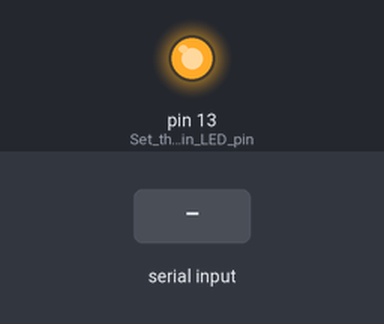
This sketch was run on a simulated Arduino Uno, built with avr-gcc and run on an emulated ATmega328P. Parts: output pins drawn as LEDs (lit = HIGH). The test bench sets the inputs (shaded band). What the sketch prints to the serial monitor is not drawn.

Above: at 1.2 s.
1.3 s: "1" received over Serial
Timing chart, 0 to 4.3 s (numbered marks = the images above; inputs shaded):
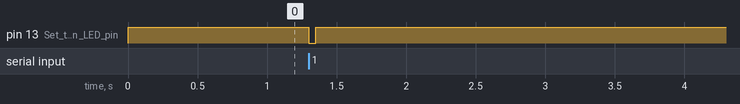

The sketch:

TTL1_digitalTriggerOut_prospectiveGating.ino
```cpp
// TTL pulse generation code.
// input - serial input '1' from the optical flow python script
// output - TTL pulse LOW

void setup() {
  Serial.begin(9600); // Initialize serial communication at 9600 baud rate
  pinMode(LED_BUILTIN, OUTPUT); // Set the built-in LED pin as an output
}

void loop() {
  digitalWrite(LED_BUILTIN, HIGH); // TTL in is active low
  // Check if there is new serial data available
  if (Serial.available() > 0) {
    // Read the latest character from the serial buffer
    char receivedChar = Serial.read();

    // Process the received character immediately
    if (receivedChar == '1') {
      digitalWrite(LED_BUILTIN, LOW); // Turn on the LED
      delay(50); // Keep the LED on for 50 milliseconds
      digitalWrite(LED_BUILTIN, HIGH); // Turn off the LED
      delay(950); // wait for 1 TR after triggering - change this according to the TR of the MR imaging sequence
      // Print acknowledgment message via serial
      Serial.println("Received '1', LED turned ON");
    }
    // Add additional conditions for other characters if needed
    else {
      digitalWrite(LED_BUILTIN, HIGH); // Turn off the LED
    }

    // Clear any remaining data in the serial buffer (optional)
    while (Serial.available() > 0) {
      char clearChar = Serial.read(); // Read and discard any extra characters
    }
  }
}
```

Measured:
- after the input at 1.3 s, pin 13 (Set_the_built-in_LED_pin): HIGH → LOW at once, → HIGH 0.05 s later
